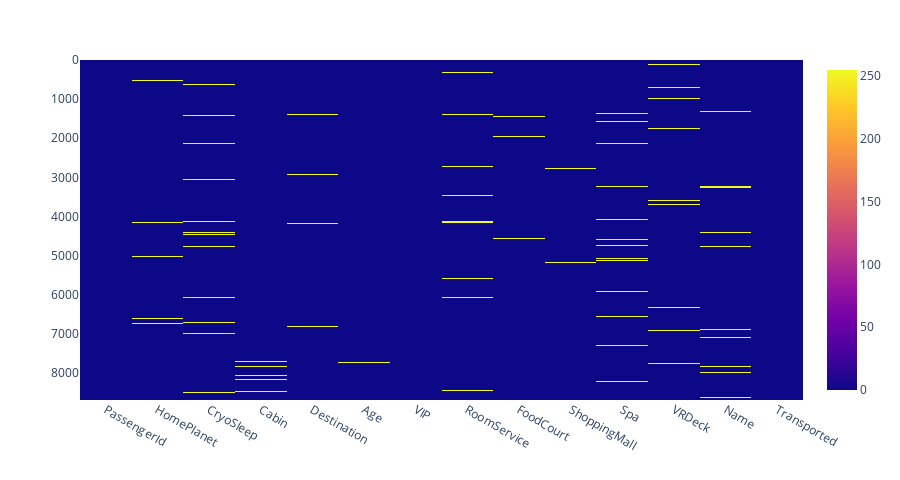

Here is the notebook cell this chart was saved with:
### Code cell
fig = px.imshow(train_df.isnull(), height = 480)
# fig.update_layout(title_text = 'Null values', title_x = 0.5)
fig.show()

### Figure 1 — Plotly figure (JSON) as saved in the notebook; plotly's stock layout.template omitted (floating-point values rounded to 4 significant figures; data arrays with more than 128 entries replaced by an {"elided": "..."} marker saying what was removed)
{"data": [{"coloraxis": "coloraxis", "hovertemplate": "x: %{x}<br>y: %{y}<br>color: %{z}<extra></extra>", "name": "0", "type": "heatmap", "x": ["PassengerId", "HomePlanet", "CryoSleep", "Cabin", "Destination", "Age", "VIP", "RoomService", "FoodCourt", "ShoppingMall", "Spa", "VRDeck", "Name", "Transported"], "xaxis": "x", "y": {"elided": "8693 int values"}, "yaxis": "y", "z": {"elided": "8693x14 int values"}}], "layout": {"coloraxis": {"colorscale": [[0, "#0d0887"], [0.1111, "#46039f"], [0.2222, "#7201a8"], [0.3333, "#9c179e"], [0.4444, "#bd3786"], [0.5556, "#d8576b"], [0.6667, "#ed7953"], [0.7778, "#fb9f3a"], [0.8889, "#fdca26"], [1, "#f0f921"]]}, "height": 480, "margin": {"t": 60}, "xaxis": {"anchor": "y", "constrain": "domain", "domain": [0, 1], "scaleanchor": "y"}, "yaxis": {"anchor": "x", "autorange": "reversed", "constrain": "domain", "domain": [0, 1]}}}
